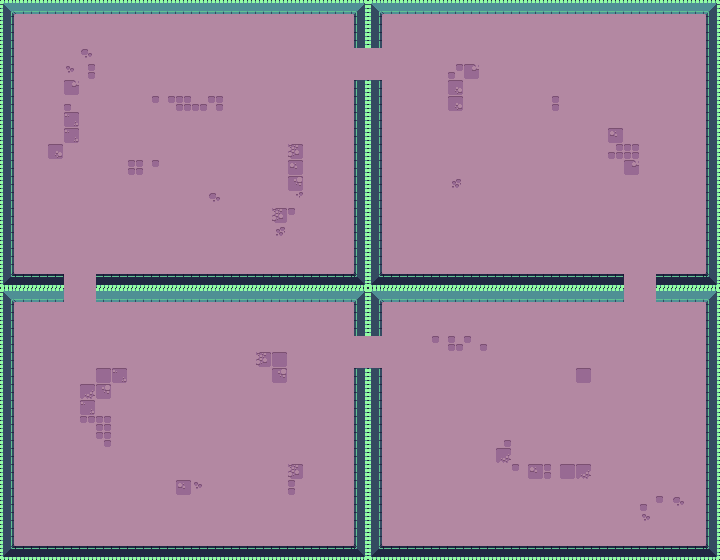

This game map was drawn from its Tiled (.tmx) file and the tilesets committed beside it. A one-line description and the full map source follow:
An orthogonal 45x35 tile map with 16x16 px tiles, 1 tile layer (Calque de Tile 1).

<map version="1.0" orientation="orthogonal" renderorder="left-up" width="45" height="35" tilewidth="16" tileheight="16" nextobjectid="1">
 <tileset firstgid="1" name="tileset" tilewidth="16" tileheight="16" tilecount="247">
  <image source="dungeon-tileset.png" trans="000000" width="304" height="208" />
 </tileset>
 <layer name="Calque de Tile 1" width="45" height="35">
  <data encoding="csv">
4,40,40,40,40,40,40,40,40,40,40,40,40,40,40,40,40,40,40,40,40,40,5,4,40,40,40,40,40,40,40,40,40,40,40,40,40,40,40,40,40,40,40,40,5,
22,7,7,7,7,7,7,7,7,7,7,7,7,7,7,7,7,7,7,7,7,7,20,22,7,7,7,7,7,7,7,7,7,7,7,7,7,7,7,7,7,7,7,7,20,
22,7,7,7,7,7,7,7,7,7,7,7,7,7,7,7,7,7,7,7,7,7,20,22,7,7,7,7,7,7,7,7,7,7,7,7,7,7,7,7,7,7,7,7,20,
22,7,7,7,7,66,7,7,7,7,7,7,7,7,7,7,7,7,7,7,7,7,7,7,7,7,7,7,7,7,7,7,7,7,7,7,7,7,7,7,7,7,7,7,20,
22,7,7,7,64,12,7,7,7,7,7,7,7,7,7,7,7,7,7,7,7,7,7,7,7,7,7,7,29,70,7,7,7,7,7,7,7,7,7,7,7,7,7,7,20,
22,7,7,7,70,7,7,7,7,7,7,7,7,7,7,7,7,7,7,7,7,7,20,22,7,7,7,7,49,7,7,7,7,7,7,7,7,7,7,7,7,7,7,7,20,
22,7,7,7,27,7,7,7,7,9,9,46,31,26,7,7,7,7,7,7,7,7,20,22,7,7,7,7,49,7,7,7,7,7,12,7,7,7,7,7,7,7,7,7,20,
22,7,7,7,51,7,7,7,7,7,7,7,7,7,7,7,7,7,7,7,7,7,20,22,7,7,7,7,7,7,7,7,7,7,7,7,7,7,7,7,7,7,7,7,20,
22,7,7,7,51,7,7,7,7,7,7,7,7,7,7,7,7,7,7,7,7,7,20,22,7,7,7,7,7,7,7,7,7,7,7,7,7,7,48,7,7,7,7,7,20,
22,7,7,49,7,7,7,7,7,7,7,7,7,7,7,7,7,7,68,7,7,7,20,22,7,7,7,7,7,7,7,7,7,7,7,7,7,7,45,46,7,7,7,7,20,
22,7,7,7,7,7,7,7,46,9,7,7,7,7,7,7,7,7,48,7,7,7,20,22,7,7,7,7,7,7,7,7,7,7,7,7,7,7,7,70,7,7,7,7,20,
22,7,7,7,7,7,7,7,7,7,7,7,7,7,7,7,7,7,50,7,7,7,20,22,7,7,7,7,67,7,7,7,7,7,7,7,7,7,7,7,7,7,7,7,20,
22,7,7,7,7,7,7,7,7,7,7,7,7,66,7,7,7,7,65,7,7,7,20,22,7,7,7,7,7,7,7,7,7,7,7,7,7,7,7,7,7,7,7,7,20,
22,7,7,7,7,7,7,7,7,7,7,7,7,7,7,7,7,68,8,7,7,7,20,22,7,7,7,7,7,7,7,7,7,7,7,7,7,7,7,7,7,7,7,7,20,
22,7,7,7,7,7,7,7,7,7,7,7,7,7,7,7,7,67,7,7,7,7,20,22,7,7,7,7,7,7,7,7,7,7,7,7,7,7,7,7,7,7,7,7,20,
22,7,7,7,7,7,7,7,7,7,7,7,7,7,7,7,7,7,7,7,7,7,20,22,7,7,7,7,7,7,7,7,7,7,7,7,7,7,7,7,7,7,7,7,20,
22,7,7,7,7,7,7,7,7,7,7,7,7,7,7,7,7,7,7,7,7,7,20,22,7,7,7,7,7,7,7,7,7,7,7,7,7,7,7,7,7,7,7,7,20,
23,2,2,2,7,7,2,2,2,2,2,2,2,2,2,2,2,2,2,2,2,2,24,23,2,2,2,2,2,2,2,2,2,2,2,2,2,2,2,7,7,2,2,2,24,
4,40,40,40,7,7,40,40,40,40,40,40,40,40,40,40,40,40,40,40,40,40,5,4,40,40,40,40,40,40,40,40,40,40,40,40,40,40,40,7,7,40,40,40,5,
22,7,7,7,7,7,7,7,7,7,7,7,7,7,7,7,7,7,7,7,7,7,20,22,7,7,7,7,7,7,7,7,7,7,7,7,7,7,7,7,7,7,7,7,20,
22,7,7,7,7,7,7,7,7,7,7,7,7,7,7,7,7,7,7,7,7,7,20,22,7,7,7,7,7,7,7,7,7,7,7,7,7,7,7,7,7,7,7,7,20,
22,7,7,7,7,7,7,7,7,7,7,7,7,7,7,7,7,7,7,7,7,7,7,7,7,7,7,8,32,8,27,7,7,7,7,7,7,7,7,7,7,7,7,7,20,
22,7,7,7,7,7,7,7,7,7,7,7,7,7,7,7,68,47,7,7,7,7,7,7,7,7,7,7,7,7,7,7,7,7,7,7,7,7,7,7,7,7,7,7,20,
22,7,7,7,7,7,47,51,7,7,7,7,7,7,7,7,7,50,7,7,7,7,20,22,7,7,7,7,7,7,7,7,7,7,7,7,47,7,7,7,7,7,7,7,20,
22,7,7,7,7,69,50,7,7,7,7,7,7,7,7,7,7,7,7,7,7,7,20,22,7,7,7,7,7,7,7,7,7,7,7,7,7,7,7,7,7,7,7,7,20,
22,7,7,7,7,51,7,7,7,7,7,7,7,7,7,7,7,7,7,7,7,7,20,22,7,7,7,7,7,7,7,7,7,7,7,7,7,7,7,7,7,7,7,7,20,
22,7,7,7,7,10,46,7,7,7,7,7,7,7,7,7,7,7,7,7,7,7,20,22,7,7,7,7,7,7,7,7,7,7,7,7,7,7,7,7,7,7,7,7,20,
22,7,7,7,7,7,26,7,7,7,7,7,7,7,7,7,7,7,7,7,7,7,20,22,7,7,7,7,7,7,7,11,7,7,7,7,7,7,7,7,7,7,7,7,20,
22,7,7,7,7,7,7,7,7,7,7,7,7,7,7,7,7,7,7,7,7,7,20,22,7,7,7,7,7,7,7,69,7,7,7,7,7,7,7,7,7,7,7,7,20,
22,7,7,7,7,7,7,7,7,7,7,7,7,7,7,7,7,7,68,7,7,7,20,22,7,7,7,7,7,7,7,7,8,48,28,47,69,7,7,7,7,7,7,7,20,
22,7,7,7,7,7,7,7,7,7,7,48,64,7,7,7,7,7,28,7,7,7,20,22,7,7,7,7,7,7,7,7,7,7,7,7,7,7,7,7,7,7,7,7,20,
22,7,7,7,7,7,7,7,7,7,7,7,7,7,7,7,7,7,7,7,7,7,20,22,7,7,7,7,7,7,7,7,7,7,7,7,7,7,7,7,27,8,66,7,20,
22,7,7,7,7,7,7,7,7,7,7,7,7,7,7,7,7,7,7,7,7,7,20,22,7,7,7,7,7,7,7,7,7,7,7,7,7,7,7,7,64,7,7,7,20,
22,7,7,7,7,7,7,7,7,7,7,7,7,7,7,7,7,7,7,7,7,7,20,22,7,7,7,7,7,7,7,7,7,7,7,7,7,7,7,7,7,7,7,7,20,
23,2,2,2,2,2,2,2,2,2,2,2,2,2,2,2,2,2,2,2,2,2,24,23,2,2,2,2,2,2,2,2,2,2,2,2,2,2,2,2,2,2,2,2,24
</data>
 </layer>
</map>
